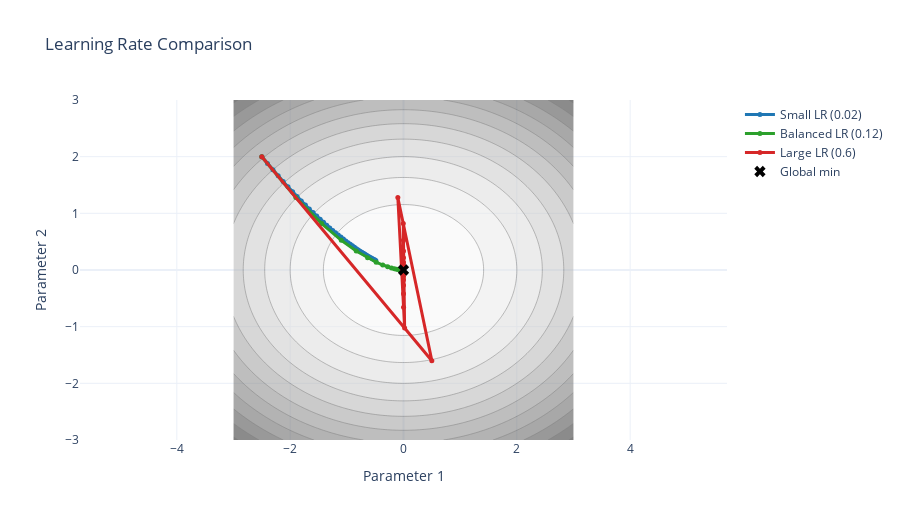

Notebook source saved alongside this figure:
### Markdown cell above
## 5. Learning Rate Stability
Small learning rates move safely but slowly. Oversized learning rates can overshoot and oscillate.

### Code cell
paths = {
    "Small LR (0.02)": gradient_descent_2d(-2.5, 2.0, lr=0.02, steps=40),
    "Balanced LR (0.12)": gradient_descent_2d(-2.5, 2.0, lr=0.12, steps=40),
    "Large LR (0.6)": gradient_descent_2d(-2.5, 2.0, lr=0.6, steps=15),
}
colors = {
    "Small LR (0.02)": "#1f77b4",
    "Balanced LR (0.12)": "#2ca02c",
    "Large LR (0.6)": "#d62728",
}

fig = go.Figure()
fig.add_trace(
    go.Contour(x=grid, y=grid, z=Z, colorscale="Greys", contours=dict(showlabels=False), opacity=0.5, showscale=False)
)

for name, p in paths.items():
    fig.add_trace(
        go.Scatter(x=p[:, 0], y=p[:, 1], mode="lines+markers",
                   line=dict(color=colors[name], width=3),
                   marker=dict(size=5, color=colors[name]), name=name)
    )

fig.add_trace(
    go.Scatter(x=[0], y=[0], mode="markers", marker=dict(size=10, color="black", symbol="x"), name="Global min")
)

fig.update_layout(
    title="Learning Rate Comparison",
    xaxis_title="Parameter 1",
    yaxis_title="Parameter 2",
    height=520,
    xaxis=dict(scaleanchor="y", scaleratio=1),
)
fig.show()

### Figure 1 — Plotly figure (JSON) as saved in the notebook; plotly's stock layout.template omitted (floating-point values rounded to 4 significant figures; data arrays with more than 128 entries replaced by an {"elided": "..."} marker saying what was removed)
{"data": [{"colorscale": [[0, "rgb(255,255,255)"], [0.125, "rgb(240,240,240)"], [0.25, "rgb(217,217,217)"], [0.375, "rgb(189,189,189)"], [0.5, "rgb(150,150,150)"], [0.625, "rgb(115,115,115)"], [0.75, "rgb(82,82,82)"], [0.875, "rgb(37,37,37)"], [1, "rgb(0,0,0)"]], "contours": {"showlabels": false}, "opacity": 0.5, "showscale": false, "type": "contour", "x": {"elided": "140 float values"}, "y": {"elided": "140 float values"}, "z": {"elided": "140x140 float values"}}, {"line": {"color": "#1f77b4", "width": 3}, "marker": {"color": "#1f77b4", "size": 5}, "mode": "lines+markers", "name": "Small LR (0.02)", "type": "scatter", "x": [-2.5, -2.4, -2.304, -2.212, -2.123, -2.038, -1.957, -1.879, -1.803, -1.731, -1.662, -1.596, -1.532, -1.471, -1.412, -1.355, -1.301, -1.249, -1.199, -1.151, -1.105, -1.061, -1.018, -0.9776, -0.9385, -0.901, -0.865, -0.8304, -0.7971, -0.7653, -0.7346, -0.7053, -0.677, -0.65, -0.624, -0.599, -0.575, -0.552, -0.53, -0.5088, -0.4884], "y": [2.0, 1.88, 1.767, 1.661, 1.561, 1.468, 1.38, 1.297, 1.219, 1.146, 1.077, 1.013, 0.9518, 0.8947, 0.841, 0.7906, 0.7431, 0.6986, 0.6566, 0.6172, 0.5802, 0.5454, 0.5127, 0.4819, 0.453, 0.4258, 0.4003, 0.3763, 0.3537, 0.3325, 0.3125, 0.2938, 0.2761, 0.2596, 0.244, 0.2294, 0.2156, 0.2027, 0.1905, 0.1791, 0.1683]}, {"line": {"color": "#2ca02c", "width": 3}, "marker": {"color": "#2ca02c", "size": 5}, "mode": "lines+markers", "name": "Balanced LR (0.12)", "type": "scatter", "x": [-2.5, -1.9, -1.444, -1.097, -0.8341, -0.6339, -0.4817, -0.3661, -0.2783, -0.2115, -0.1607, -0.1221, -0.09283, -0.07055, -0.05362, -0.04075, -0.03097, -0.02354, -0.01789, -0.0136, -0.01033, -0.007853, -0.005968, -0.004536, -0.003447, -0.00262, -0.001991, -0.001513, -0.00115, -0.000874, -0.0006643, -0.0005048, -0.0003837, -0.0002916, -0.0002216, -0.0001684, -0.000128, -9.728e-05, -7.394e-05, -5.619e-05, -4.271e-05], "y": [2.0, 1.28, 0.8192, 0.5243, 0.3355, 0.2147, 0.1374, 0.08796, 0.05629, 0.03603, 0.02306, 0.01476, 0.009445, 0.006045, 0.003869, 0.002476, 0.001585, 0.001014, 0.000649, 0.0004154, 0.0002658, 0.0001701, 0.0001089, 6.969e-05, 4.46e-05, 2.854e-05, 1.827e-05, 1.169e-05, 7.483e-06, 4.789e-06, 3.065e-06, 1.962e-06, 1.255e-06, 8.035e-07, 5.142e-07, 3.291e-07, 2.106e-07, 1.348e-07, 8.627e-08, 5.521e-08, 3.534e-08]}, {"line": {"color": "#d62728", "width": 3}, "marker": {"color": "#d62728", "size": 5}, "mode": "lines+markers", "name": "Large LR (0.6)", "type": "scatter", "x": [-2.5, 0.5, -0.1, 0.02, -0.004, 0.0008, -0.00016, 3.2e-05, -6.4e-06, 1.28e-06, -2.56e-07, 5.12e-08, -1.024e-08, 2.048e-09, -4.096e-10, 8.192e-11], "y": [2.0, -1.6, 1.28, -1.024, 0.8192, -0.6554, 0.5243, -0.4194, 0.3355, -0.2684, 0.2147, -0.1718, 0.1374, -0.11, 0.08796, -0.07037]}, {"marker": {"color": "black", "size": 10, "symbol": "x"}, "mode": "markers", "name": "Global min", "type": "scatter", "x": [0], "y": [0]}], "layout": {"height": 520, "title": {"text": "Learning Rate Comparison"}, "xaxis": {"scaleanchor": "y", "scaleratio": 1, "title": {"text": "Parameter 1"}}, "yaxis": {"title": {"text": "Parameter 2"}}}}
